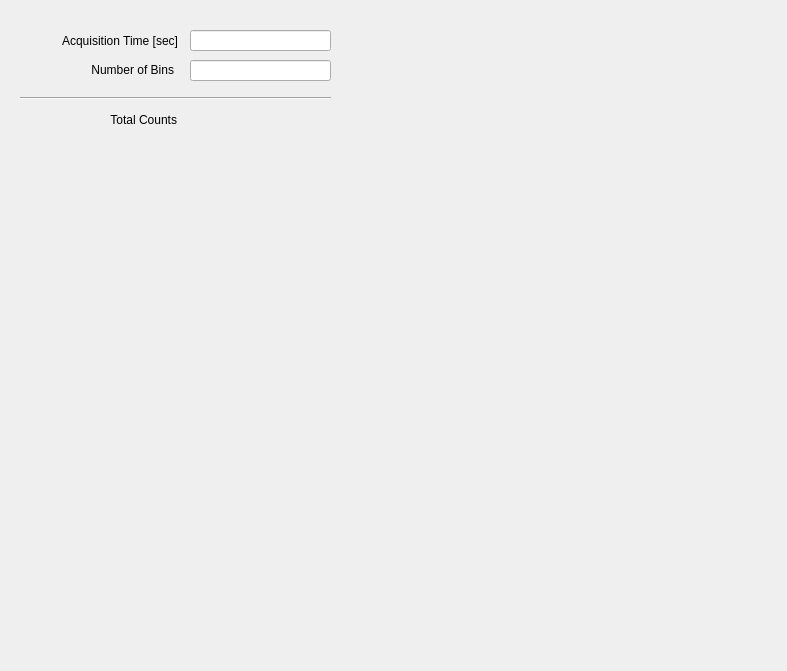
<?xml version="1.0" encoding="UTF-8"?>
<ui version="4.0">
 <class>MainWindow</class>
 <widget class="QMainWindow" name="MainWindow">
  <property name="geometry">
   <rect>
    <x>0</x>
    <y>0</y>
    <width>787</width>
    <height>671</height>
   </rect>
  </property>
  <property name="windowTitle">
   <string>3He PSD Detector</string>
  </property>
  <property name="autoFillBackground">
   <bool>false</bool>
  </property>
  <property name="styleSheet">
   <string notr="true">caTable {
       background: cornsilk;
       alternate-background-color: wheat;
}

caLineEdit {
     border-radius: 1px;
     background: lightyellow;
     color: black;
 }
 
 caLabel {
     border-radius: 1px;
     background: lightyellow;
     color: black;
 }

caTextEntry {
    color: rgb(127, 0, 63);
    background-color: cornsilk;
    selection-color: #0a214c;
    selection-background-color: wheat;
    border: 1px groove black;
    border-radius: 1px;
    padding: 1px;
}

caTextEntry:focus {
    padding: 0px;
    border: 2px groove darkred;
    border-radius: 1px;
}

/* when font specified, no font sizing is done any more,  font: 10pt; is not bad */
QPushButton {
      border-color: #00b;
      border-radius: 2px;
      padding: 3px;
      border-width: 1px;

	background: qlineargradient(spread:pad, x1:0, y1:0, x2:0, y2:1,
						   stop:0   rgba(224, 239, 255, 255),
						   stop:0.5 rgba(199, 215, 230, 255),
						   stop:1   rgba(184, 214, 236, 255));
}
QPushButton:hover {
	background: qlineargradient(spread:pad, x1:0, y1:0, x2:0, y2:1,
						stop:0   rgba(201, 226, 255, 255),
						stop:0.5 rgba(177, 204, 230, 255),
						stop:1   rgba(163, 205, 236, 255));
}
QPushButton:pressed {
	background: qlineargradient(spread:pad, x1:0, y1:0, x2:0, y2:1,
						stop:0   rgba(174, 219, 255, 255),
						stop:0.5 rgba(165, 199, 230, 255),
						stop:1   rgba(134, 188, 236, 255));
}

QPushButton:disabled {
	background: qlineargradient(spread:pad, x1:0, y1:0, x2:0, y2:1,
						stop:0   rgba(174, 219, 255, 255),
						stop:0.5 rgba(165, 199, 230, 255),
						stop:1   rgba(134, 188, 236, 255));
}


caChoice &gt; QPushButton {
text-align: left;
background-color: lightgray;
border: 3px gray;
}

caChoice &gt; QPushButton:pressed {
background-color: lightgray;
border: 3px gray;
}

caChoice &gt; QPushButton:checked {
background-color: #EEEEEE;
border: 3px gray;
}

caChoice &gt; QPushButton:default {
background-color: lightgray;
border: 3px gray;
}

caMenu{
    background: lightyellow;
}

</string>
  </property>
  <widget class="QWidget" name="centralwidget">
   <widget class="caChoice" name="cachoice">
    <property name="geometry">
     <rect>
      <x>480</x>
      <y>30</y>
      <width>191</width>
      <height>71</height>
     </rect>
    </property>
    <property name="autoFillBackground">
     <bool>false</bool>
    </property>
    <property name="channel" stdset="0">
     <string notr="true">$(P)$(R)Acquire</string>
    </property>
    <property name="background">
     <color>
      <red>222</red>
      <green>221</green>
      <blue>218</blue>
     </color>
    </property>
    <property name="alignment">
     <enum>caChoice::center</enum>
    </property>
    <property name="colorMode">
     <enum>caChoice::Static</enum>
    </property>
    <property name="stackingMode" stdset="0">
     <enum>caChoice::Row</enum>
    </property>
    <property name="endBit">
     <number>1</number>
    </property>
    <property name="styleSheet" stdset="0">
     <string notr="true">QPushButton { border-color: rgba(0, 0, 176, 255); background: qlineargradient(spread:pad, x1:0, y1:0, x2:0, y2:1, stop:0   rgba(222, 221, 219, 255), stop:0.4 rgba(222, 221, 218, 255), stop:0.6 rgba(222, 221, 218, 255), stop:1   rgba(155, 154, 153, 255)); border-radius: 2px;padding: 3px; border-width: 1px;; color: rgba(0, 0, 0, 255); text-align: center; } QPushButton:hover {background-color: rgba(222, 221, 218, 255);}  QPushButton:pressed {background-color: rgba(0, 0, 176, 255);}QPushButton:checked {background-color: rgba(244, 243, 239, 255);} QPushButton:checked:hover {background-color: rgba(222, 221, 218, 255);} QPushButton:disabled {background: qlineargradient(spread:pad, x1:0, y1:0, x2:0, y2:1, stop:0   rgba(222, 221, 219, 255), stop:0.4 rgba(177, 176, 174, 255), stop:0.6 rgba(177, 176, 174, 255), stop:1   rgba(155, 154, 153, 255)); etch-disabled-text: true; color: grey;}</string>
    </property>
    <property name="elevation">
     <enum>caChoice::on_top</enum>
    </property>
   </widget>
   <widget class="QLabel" name="label_acq_time">
    <property name="geometry">
     <rect>
      <x>31</x>
      <y>31</y>
      <width>147</width>
      <height>19</height>
     </rect>
    </property>
    <property name="text">
     <string>Acquisition Time [sec]</string>
    </property>
    <property name="alignment">
     <set>Qt::AlignRight|Qt::AlignTrailing|Qt::AlignVCenter</set>
    </property>
   </widget>
   <widget class="QLabel" name="label_bins">
    <property name="geometry">
     <rect>
      <x>33</x>
      <y>60</y>
      <width>141</width>
      <height>20</height>
     </rect>
    </property>
    <property name="text">
     <string>Number of Bins</string>
    </property>
    <property name="alignment">
     <set>Qt::AlignRight|Qt::AlignTrailing|Qt::AlignVCenter</set>
    </property>
   </widget>
   <widget class="caLed" name="caled">
    <property name="geometry">
     <rect>
      <x>680</x>
      <y>30</y>
      <width>34</width>
      <height>71</height>
     </rect>
    </property>
    <property name="rectangular">
     <bool>false</bool>
    </property>
    <property name="ledWidth">
     <number>32</number>
    </property>
    <property name="ledHeight">
     <number>32</number>
    </property>
    <property name="channel" stdset="0">
     <string notr="true">$(P)$(R)Acquire_RBV</string>
    </property>
    <property name="colorMode">
     <enum>caLed::Static</enum>
    </property>
   </widget>
   <widget class="caRelatedDisplay" name="carelateddisplay">
    <property name="geometry">
     <rect>
      <x>480</x>
      <y>110</y>
      <width>191</width>
      <height>31</height>
     </rect>
    </property>
    <property name="labels">
     <string>Live Preview</string>
    </property>
    <property name="files">
     <string>psddetector_live.ui</string>
    </property>
    <property name="args">
     <string>P=$(P),R=$(R);</string>
    </property>
   </widget>
   <widget class="caInclude" name="cainclude">
    <property name="geometry">
     <rect>
      <x>10</x>
      <y>180</y>
      <width>771</width>
      <height>481</height>
     </rect>
    </property>
    <property name="macro">
     <string>V=Counts,P=$(P),R=$(R)</string>
    </property>
    <property name="filename" stdset="0">
     <string notr="true">psddetector_plot.ui</string>
    </property>
    <property name="adjustSizeToContents" stdset="0">
     <bool>false</bool>
    </property>
    <property name="frameShape">
     <enum>caInclude::Box</enum>
    </property>
   </widget>
   <widget class="caTextEntry" name="catextentry">
    <property name="geometry">
     <rect>
      <x>190</x>
      <y>30</y>
      <width>141</width>
      <height>21</height>
     </rect>
    </property>
    <property name="sizePolicy">
     <sizepolicy hsizetype="Preferred" vsizetype="Preferred">
      <horstretch>0</horstretch>
      <verstretch>0</verstretch>
     </sizepolicy>
    </property>
    <property name="minimumSize">
     <size>
      <width>70</width>
      <height>0</height>
     </size>
    </property>
    <property name="font">
     <font>
      <family>Monospace</family>
      <pointsize>9</pointsize>
      <stylestrategy>PreferDefault</stylestrategy>
     </font>
    </property>
    <property name="focusPolicy">
     <enum>Qt::ClickFocus</enum>
    </property>
    <property name="inputMask">
     <string/>
    </property>
    <property name="text">
     <string/>
    </property>
    <property name="alignment">
     <set>Qt::AlignLeading|Qt::AlignLeft|Qt::AlignVCenter</set>
    </property>
    <property name="channel" stdset="0">
     <string notr="true">$(P)$(R)AcquireTime</string>
    </property>
    <property name="formatType">
     <enum>caLineEdit::decimal</enum>
    </property>
    <property name="formatString">
     <string/>
    </property>
   </widget>
   <widget class="caTextEntry" name="catextentry_2">
    <property name="geometry">
     <rect>
      <x>190</x>
      <y>60</y>
      <width>141</width>
      <height>21</height>
     </rect>
    </property>
    <property name="sizePolicy">
     <sizepolicy hsizetype="Preferred" vsizetype="Preferred">
      <horstretch>0</horstretch>
      <verstretch>0</verstretch>
     </sizepolicy>
    </property>
    <property name="minimumSize">
     <size>
      <width>70</width>
      <height>0</height>
     </size>
    </property>
    <property name="font">
     <font>
      <family>Monospace</family>
      <pointsize>9</pointsize>
      <stylestrategy>PreferDefault</stylestrategy>
     </font>
    </property>
    <property name="focusPolicy">
     <enum>Qt::ClickFocus</enum>
    </property>
    <property name="inputMask">
     <string/>
    </property>
    <property name="text">
     <string/>
    </property>
    <property name="alignment">
     <set>Qt::AlignLeading|Qt::AlignLeft|Qt::AlignVCenter</set>
    </property>
    <property name="channel" stdset="0">
     <string notr="true">$(P)$(R)NBins</string>
    </property>
    <property name="formatType">
     <enum>caLineEdit::decimal</enum>
    </property>
    <property name="formatString">
     <string/>
    </property>
   </widget>
   <widget class="Line" name="line">
    <property name="geometry">
     <rect>
      <x>20</x>
      <y>90</y>
      <width>311</width>
      <height>16</height>
     </rect>
    </property>
    <property name="orientation">
     <enum>Qt::Horizontal</enum>
    </property>
   </widget>
   <widget class="QLabel" name="label_acq_time_2">
    <property name="geometry">
     <rect>
      <x>30</x>
      <y>110</y>
      <width>147</width>
      <height>19</height>
     </rect>
    </property>
    <property name="text">
     <string>Total Counts</string>
    </property>
    <property name="alignment">
     <set>Qt::AlignRight|Qt::AlignTrailing|Qt::AlignVCenter</set>
    </property>
   </widget>
   <widget class="caLineDraw" name="calinedraw">
    <property name="geometry">
     <rect>
      <x>189</x>
      <y>110</y>
      <width>141</width>
      <height>20</height>
     </rect>
    </property>
    <property name="font">
     <font>
      <family>Monospace</family>
      <pointsize>11</pointsize>
      <stylestrategy>PreferDefault</stylestrategy>
     </font>
    </property>
    <property name="channel" stdset="0">
     <string>$(P)$(R)TotalCounts</string>
    </property>
    <property name="alignment">
     <enum>caLineDraw::Right</enum>
    </property>
    <property name="background">
     <color>
      <red>230</red>
      <green>230</green>
      <blue>230</blue>
     </color>
    </property>
    <property name="colorMode">
     <enum>caLineDraw::Static</enum>
    </property>
    <property name="unitsEnabled">
     <bool>false</bool>
    </property>
   </widget>
  </widget>
 </widget>
 <customwidgets>
  <customwidget>
   <class>caChoice</class>
   <extends>QWidget</extends>
   <header>caChoice</header>
  </customwidget>
  <customwidget>
   <class>caRelatedDisplay</class>
   <extends>QWidget</extends>
   <header>caRelatedDisplay</header>
  </customwidget>
  <customwidget>
   <class>caTextEntry</class>
   <extends>caLineEdit</extends>
   <header>caTextEntry</header>
  </customwidget>
  <customwidget>
   <class>caInclude</class>
   <extends>QWidget</extends>
   <header>caInclude</header>
  </customwidget>
  <customwidget>
   <class>caLed</class>
   <extends>QWidget</extends>
   <header>caLed</header>
  </customwidget>
  <customwidget>
   <class>caLineEdit</class>
   <extends>QLineEdit</extends>
   <header>caLineEdit</header>
  </customwidget>
  <customwidget>
   <class>caLineDraw</class>
   <extends>QWidget</extends>
   <header>caLineDraw</header>
  </customwidget>
 </customwidgets>
 <resources/>
 <connections/>
</ui>
